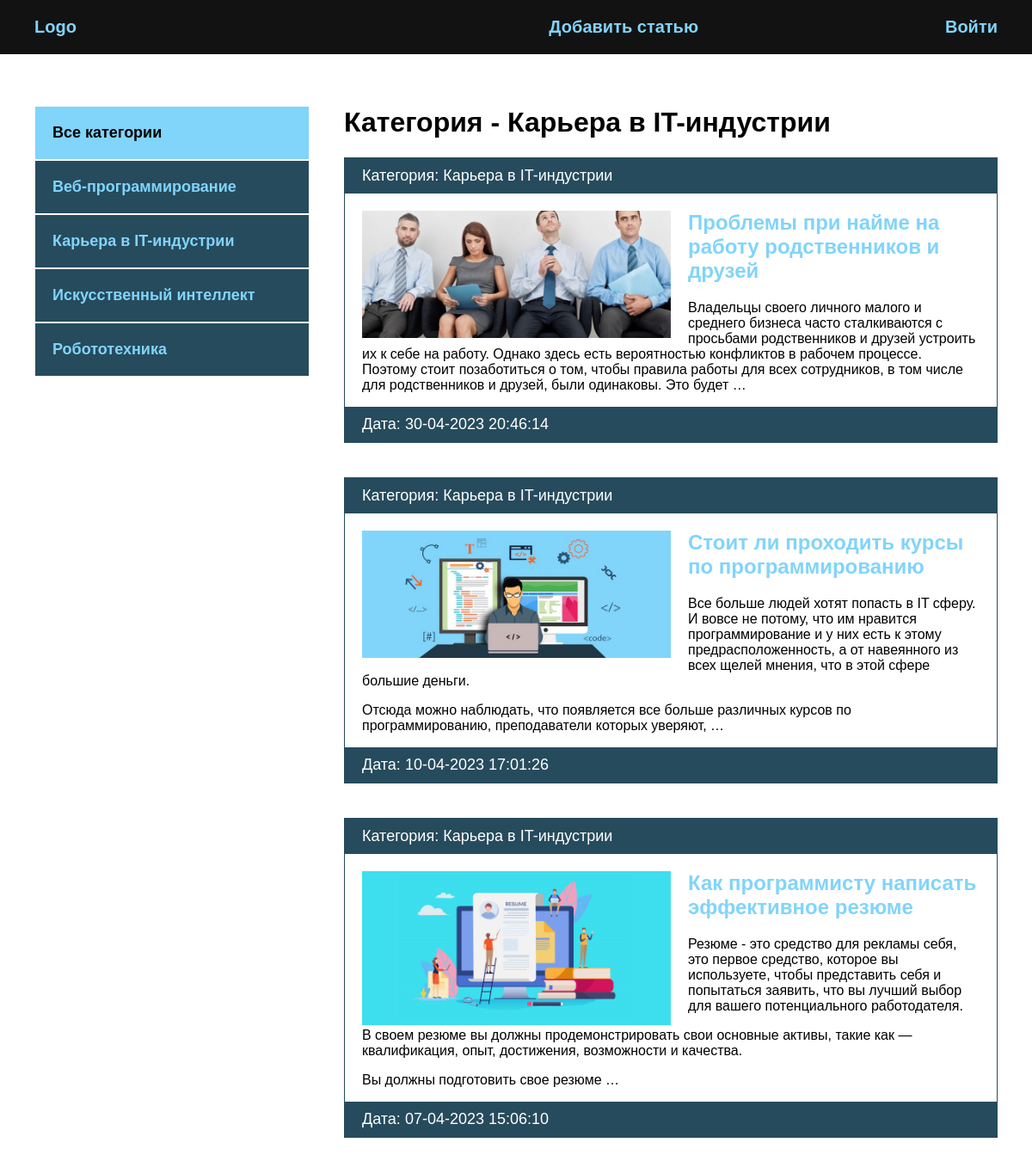
/category/karera-v-it-industrii/, run on the app's committed database.
### blog/models.py (models this page shows, shortened)
class Category(models.Model):
    name = models.CharField(max_length=100, verbose_name='Категория')  # название категории
    slug = models.SlugField(max_length=200, unique=True, verbose_name='URL')
    def __str__(self):
        return self.name
    class Meta:  # Это доп-й функционал кот-й мы можем дополнять к классу.
        verbose_name = 'Категория'  # verbose_name перевели элементы, которые перечисляются в единственном числе. В единственном числе.
        verbose_name_plural = 'Категории'  # Во множественном числе.

class Blog(models.Model):
    title = models.CharField(max_length=255, verbose_name='Название')  # обязательное для заполнения. verbose_name - относится к админке и отношения к БД не имеет.
    slug = models.SlugField(max_length=255, unique=True, verbose_name='URL')  # название транслитерации какой-то статьи, что-бы в адресной строке появлялось в место id если будем заходить на конкретную новость, либо запись, что бы в адресной строке прописывалось полностью название новости. Не может быть с одним и тем же названием.
    content = models.TextField(blank=True, verbose_name='Контент')  # контент статьи
    photo = models.ImageField(upload_to='photos/%Y/%m/%d', blank=True, verbose_name='Фото')  # Y-год, m - месяц, d - день
    time_created = models.DateTimeField(auto_now_add=True, verbose_name='Дата публикации')  # дата создания какой-то записи
    time_update = models.DateTimeField(auto_now=True, verbose_name='Дата обновления')  # фиксация даты обновления, будет фиксироваться автоматически, в момент когда мы будем создать какую-то запись.
    is_published = models.BooleanField(default=True, verbose_name='Опубликовано')  # может быть опубликована, может нет. По умолчанию опубликована.
    cat = models.ForeignKey('Category', on_delete=models.PROTECT, verbose_name='Категория')  # категория. Так как класс ниже, имя класса указываем в кавычках. Запрещается удалять записи из первичной модели, если она используется во вторичной, выдает исключение.
    def get_absolute_url(self):
        return reverse('post', kwargs={'post_slug': self.slug})  # post_slug - то что принимается в адресной строке, соединяем со slug из модели.
    class Meta:  # Это доп-1 функционал кот-й мы можем дополнять к классу.
        verbose_name = 'Новость'  # verbose_name перевели элементы, которые перечисляются в единственном числе. В единственном числе.
        verbose_name_plural = 'Новости'  # Во множественном числе.
        ordering = ['-time_created']  # сортировка по времени

### blog/views.py (the view)
# urls.py: path('category/<slug:cat_slug>/', BlogCategory.as_view(), name='category'), # путь для какой-то категории
class BlogCategory(DataMixin, ListView):
    model = Blog
    template_name = 'blog/index.html'
    context_object_name = 'posts'
    allow_empty = False  # не разрешим выводить пустые категории
    def get_queryset(self) -> list:  # Верните список элементов для этого представления. Возвращаемое значение должно быть итеративным и может быть экземпляром QuerySet
        return Blog.objects.filter(cat__slug=self.kwargs['cat_slug'], is_published=True).select_related('cat')  # в виде ключа передадим self.kwargs['cat_slug']
    def get_context_data(self, *, object_list=None, **kwargs):  # данный метод сущ-ет для любого класса который наследуется от ListView.
        context = super().get_context_data(**kwargs)  # контекст есть у родительского класса, получаем context для шаблона со всеми ключами и значениями.
        c = Category.objects.get(slug=self.kwargs['cat_slug']) # В виде ключа будем брать cat_slug (Аргумент, поле таблицы slug берем его cat_slug)
        c_def = self.get_user_context(title='Категория - ' + str(c.name), cat_celected=c.pk)
        return dict(list(context.items()) + list(c_def.items()))

### blog/templatetags/blog_tags.py (called while the page is built)
@register.inclusion_tag('blog/list_categories.html')  # нужно указать что это включающий тег
def show_categories(sort=None, cat_selected=0):  # два принимаемых аргумента, они имеют значения по умолчанию. Их создали сами.
    if not sort:  # если нет сортировки
        cats = Category.objects.all()
    else:
        cats = Category.objects.order_by(sort)
    return {'cats': cats, 'cat_selected': cat_selected}  # если cat_selected заменится на другое значение, то будет оно, или по умолчанию.

### blog/utils.py (called while the page is built)
    def get_user_context(self, **kwargs):  # создадим контекст для шаблона
        context = kwargs # kwargs - в него будут приходить принимаемые аргументы
        cats = Category.objects.all()  # все категории
        context['menu'] = menu  # в конетексте у каждого пункта используется меню
        context['cats'] = cats  # к каждой статье принимается категория
        if 'cat_selected' not in context:  # если выделенная категория не находится в context
            context['cat_selected'] = 0  # категория не активная
        return context

### blog/templates/blog/index.html
{% extends 'blog/base.html' %}
{% block content %}
<h1>{{ title }}</h1>
<ul>
    {% for p in posts %}
    <li>
        <p class="first">Категория: {{ p.cat }}</p>
        <div class="text">
            {% if p.photo %}
            <img class="image" src="{{ p.photo.url }}" alt="">
            {% endif %}
            <h2>
                <a href="{{ p.get_absolute_url }}">{{ p.title }}</a>
            </h2>
            <p>{{ p.content|linebreaks|truncatewords:50 }}</p>
        </div>
        <p class="date">Дата: {{ p.time_update|date:'d-m-Y H:i:s' }}</p>
    </li>
    {% endfor %}
</ul>
{% endblock %}

### blog/templates/blog/list_categories.html
{% for c in cats %}
    {% if c.pk == cat_selected %}
        <li class="selected">{{ c.name }}</li>
    {% else %}
        <li><a href="{{ c.get_absolute_url }}">{{ c.name }}</a></li>
    {% endif %}
{% endfor %}

### blog/static/css/style.css (style rules this page uses)
body { margin: 0; padding: 0; background: #264b5d; font-family: Verdana, Geneva, Tahoma, sans-serif; }
ul { list-style: none; margin: 0; padding: 0; }
a { color: #81d4fa; text-decoration: none; padding: 20px; }
.sidebar a { padding: 20px; display: block; border: 1px solid #FFF; background: #264b5d; font-weight: bold; font-size: 18px; }
.main li { border: 1px solid #264b5d; margin-bottom: 40px; }
.first, .date { padding: 10px 20px; background: #264b5d; font-size: 18px; color: #FFF; margin: 0; }
.image { float: left; margin-right: 20px; max-width: 50%; }
.text { padding: 20px 20px 0; }
.text h2 { margin-top: 0; }
.text a { padding-left: 0; }

### data on the page
Category: name "Веб-программирование"
Category: name "Карьера в IT-индустрии"
Category: name "Искусственный интеллект"
Category: name "Робототехника"
Blog: cat "Карьера в IT-индустрии", photo (picture), title "Проблемы при найме на работу родственников и друзей", content "Владельцы своего личного малого и среднего бизнеса часто сталкиваются с просьбами родственников и друзей устроить их к себе на работу. Однако здесь есть вероятностью конфликтов в рабочем процессе. Поэтому стоит позаботиться о том, чтобы правила работы для всех сотрудников, в том числе для родственников и друзей, были одинаковы. Это будет …", time_update "30-04-2023 20:46:14"
Blog: cat "Карьера в IT-индустрии", photo (picture), title "Стоит ли проходить курсы по программированию", content "Все больше людей хотят попасть в IT сферу. И вовсе не потому, что им нравится программирование и у них есть к этому предрасположенность, а от навеянного из всех щелей мнения, что в этой сфере большие деньги. Отсюда можно наблюдать, что появляется все больше различных курсов по программированию, преподаватели которых уверяют, …", time_update "10-04-2023 17:01:26"
Blog: cat "Карьера в IT-индустрии", photo (picture), title "Как программисту написать эффективное резюме", content "Резюме - это средство для рекламы себя, это первое средство, которое вы используете, чтобы представить себя и попытаться заявить, что вы лучший выбор для вашего потенциального работодателя. В своем резюме вы должны продемонстрировать свои основные активы, такие как — квалификация, опыт, достижения, возможности и качества. Вы должны подготовить свое резюме …", time_update "07-04-2023 15:06:10"

### other printed values
{{ m.title }} "Добавить статью" "Войти"
{{ title }} "Категория - Карьера в IT-индустрии"
